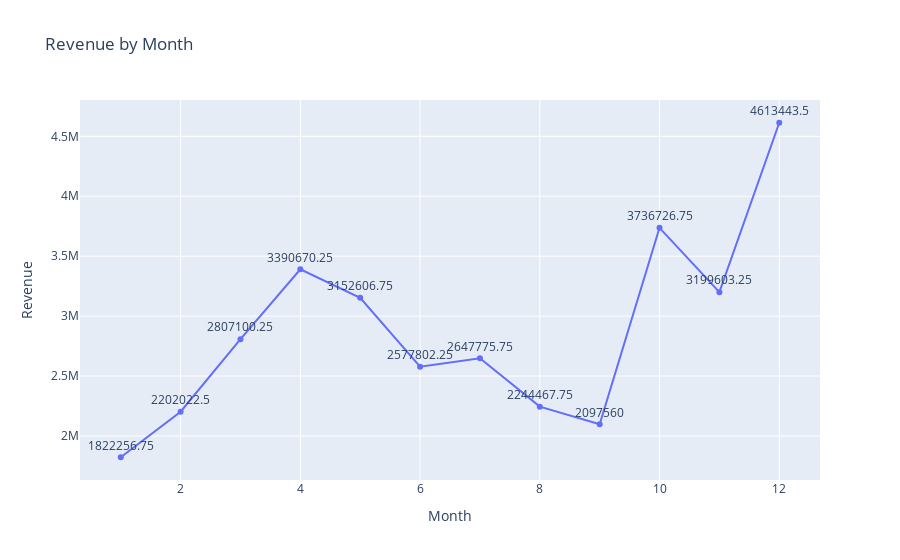

This figure's notebook cell:
### Code cell
fig = px.line(month_revenue, x="Month", y="Revenue", title="Revenue by Month",text="Revenue")
fig.update_traces(textposition="top center")
fig.show()

### Figure 1 — Plotly figure (JSON) as saved in the notebook; plotly's stock layout.template omitted (floating-point values rounded to 4 significant figures)
{"data": [{"hovertemplate": "Month=%{x}<br>Revenue=%{text}<extra></extra>", "legendgroup": "", "line": {"color": "#636efa", "dash": "solid"}, "marker": {"symbol": "circle"}, "mode": "text+lines+markers", "name": "", "orientation": "v", "showlegend": false, "text": [1822000.0, 2202000.0, 2807000.0, 3391000.0, 3153000.0, 2578000.0, 2648000.0, 2244000.0, 2097560, 3737000.0, 3200000.0, 4613000.0], "textposition": "top center", "type": "scatter", "x": [1, 2, 3, 4, 5, 6, 7, 8, 9, 10, 11, 12], "xaxis": "x", "y": [1822000.0, 2202000.0, 2807000.0, 3391000.0, 3153000.0, 2578000.0, 2648000.0, 2244000.0, 2097560, 3737000.0, 3200000.0, 4613000.0], "yaxis": "y"}], "layout": {"legend": {"tracegroupgap": 0}, "title": {"text": "Revenue by Month"}, "xaxis": {"anchor": "y", "domain": [0, 1], "title": {"text": "Month"}}, "yaxis": {"anchor": "x", "domain": [0, 1], "title": {"text": "Revenue"}}}}
